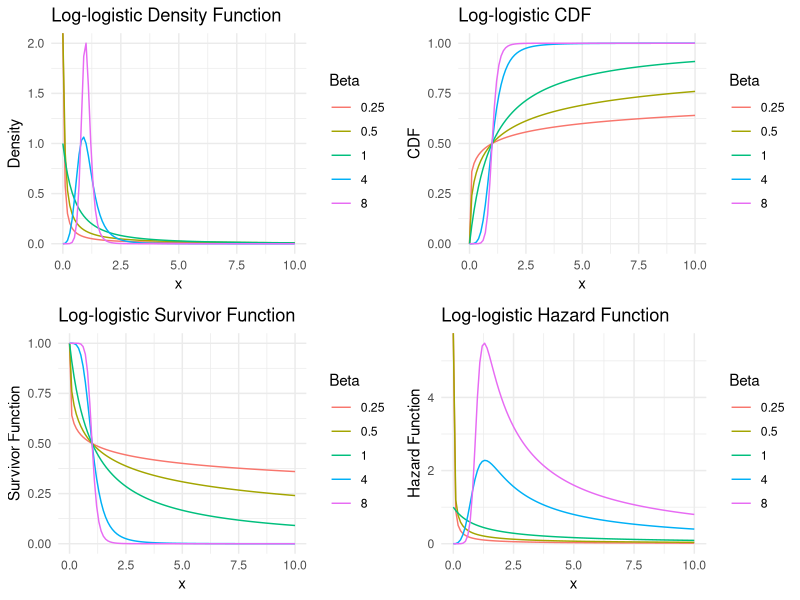
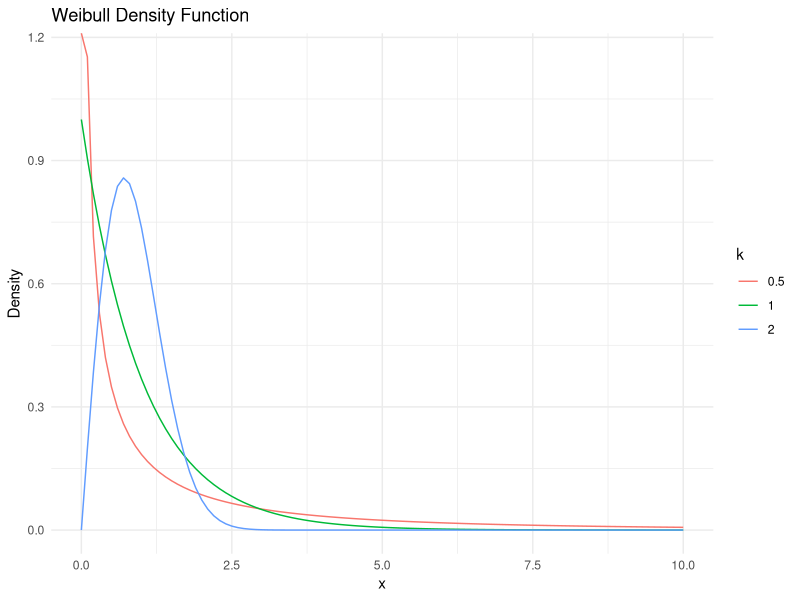
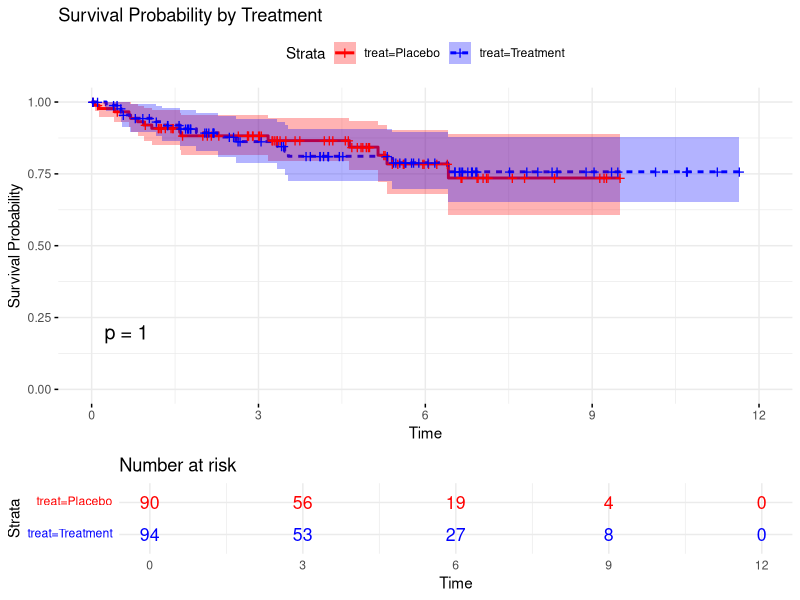
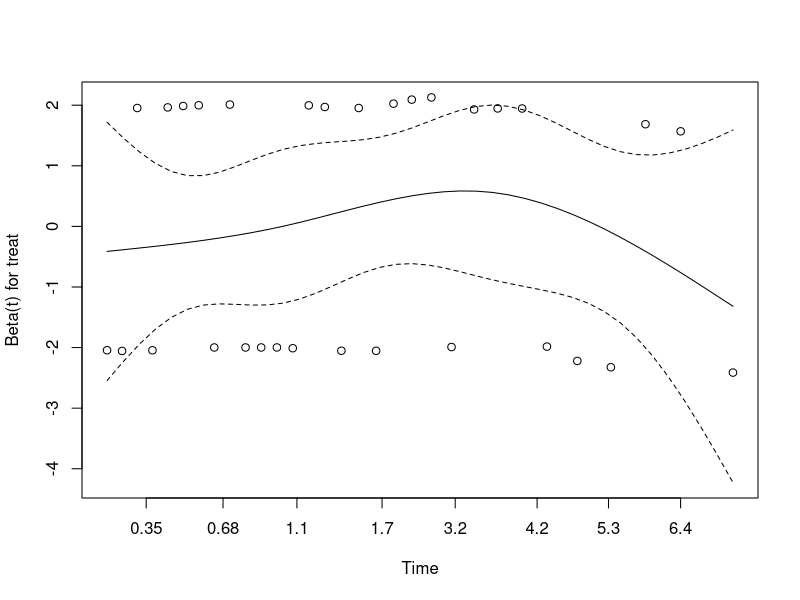
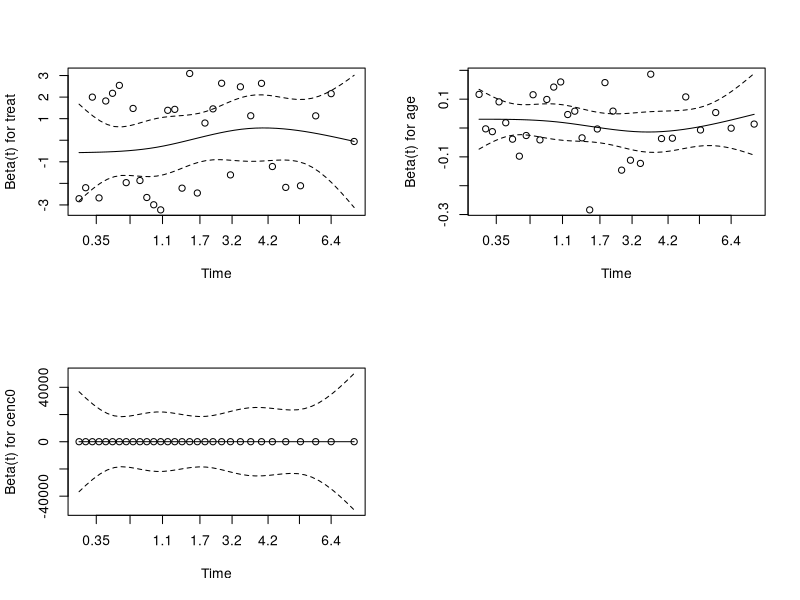

These figures' R source, in order:
## ---- chunk 1

# Set global code chunk options
knitr::opts_chunk$set(
  echo = TRUE,
  warning = FALSE,
  message = FALSE,
  fig.width = 10,
  fig.height = 6
)

## ---- chunk 2


# load required libraries
library("skimr")
library("dplyr")
library("magrittr")
library("ggplot2")
library("survival")
library("survminer")
library("gridExtra")

# define functions
`%notin%` <- Negate(`%in%`)


## ---- chunk 3
log_logistic_density <- function(x, alpha, beta) {
    numerator <- (beta / alpha) * (x / alpha) ^ (beta - 1)
    denominator <- (1 + (x / alpha) ^ beta) ^ 2
    return(numerator / denominator)
}

log_logistic_cdf <- function(x, alpha, beta) {
    numerator <- x ^ beta
    denominator <- alpha ^ beta + x ^ beta	
    return(numerator / denominator)
}

log_logistic_survivor <- function(x, alpha, beta) {
    return(1 - log_logistic_cdf(x, alpha, beta))
}

log_logistic_hazard <- function(x, alpha, beta) {
    return(log_logistic_density(x, alpha, beta) / log_logistic_survivor(x, alpha, beta))
}
## ---- chunk 4
alpha <- 1
beta <- c(0.25, 0.5, 1, 4, 8)
x <- seq(0, 10, 0.1)

# Density function
density_data <- expand.grid(x = x, beta = beta) %>%
  mutate(density = log_logistic_density(x, alpha, beta))

p1 <- ggplot(density_data, aes(x = x, y = density, color = as.factor(beta))) +
  geom_line() +
  labs(title = "Log-logistic Density Function", x = "x", y = "Density", color = "Beta") +
  theme_minimal()

# CDF
cdf_data <- expand.grid(x = x, beta = beta) %>%
  mutate(density = log_logistic_cdf(x, alpha, beta))

p2 <- ggplot(cdf_data, aes(x = x, y = density, color = as.factor(beta))) +
    geom_line() +
    labs(title = "Log-logistic CDF", x = "x", y = "CDF", color = "Beta") +
    theme_minimal()

# Survivor function
survivor_data <- expand.grid(x = x, beta = beta) %>%
  mutate(density = log_logistic_survivor(x, alpha, beta))

p3 <- ggplot(survivor_data, aes(x = x, y = density, color = as.factor(beta))) +
    geom_line() +
    labs(title = "Log-logistic Survivor Function", x = "x", y = "Survivor Function", color = "Beta") +
    theme_minimal()

# Hazard function
hazard_data <- expand.grid(x = x, beta = beta) %>%
  mutate(density = log_logistic_hazard(x, alpha, beta))

p4 <- ggplot(hazard_data, aes(x = x, y = density, color = as.factor(beta))) +
    geom_line() +
    labs(title = "Log-logistic Hazard Function", x = "x", y = "Hazard Function", color = "Beta") +
    theme_minimal()

grid.arrange(p1, p2, p3, p4, ncol = 2)
## ---- chunk 5
sigma <- 1
k <- c(0.5, 1, 2)
x <- seq(0, 10, 0.1)

# k1
density_data <- expand.grid(x = x, k = k) %>%
  mutate(density = dweibull(x, k, sigma))

ggplot(density_data, aes(x = x, y = density, color = as.factor(k))) +
    geom_line() + 
    labs(title = "Weibull Density Function", x = "x", y = "Density", color = "k") +
    theme_minimal()
## ---- chunk 6
pbc_data <- read.table("data/pbc.txt", header = TRUE)
pbc_data$treat <- factor(pbc_data$treat, levels = c(1, 2), labels = c("Placebo", "Treatment"))
skim(pbc_data)

pbc_data$surv <- Surv(pbc_data$time, pbc_data$cenc0)
head(pbc_data$surv)
## ---- chunk 7
sfit <- survfit(surv ~ treat, data = pbc_data)
summary(sfit)

sfit_data <- as.data.frame(sfit$time)
sfit_data$surv <- sfit$surv
sfit_data$strata <- rep(names(sfit$strata), sfit$strata)

ggsurvplot(
  sfit,
  data = pbc_data,
  pval = TRUE,
  conf.int = TRUE,
  risk.table = TRUE,
  risk.table.col = "strata",
  linetype = "strata",
  palette = c("red", "blue"),
  xlab = "Time",
  ylab = "Survival Probability",
  title = "Survival Probability by Treatment",
  ggtheme = theme_minimal()
)

## ---- chunk 8
sdiff <- survdiff(surv ~ treat, data = pbc_data)
sdiff
## ---- chunk 9
cox_model <- coxph(surv ~ treat, data = pbc_data)
summary(cox_model)
## ---- chunk 10
cox_model2 <- coxph(surv ~ treat + age + cenc0, data = pbc_data)
summary(cox_model2)
## ---- chunk 11
# Model 1: Only treatment
cox.zph(cox_model)
plot(cox.zph(cox_model))

# Model 2: Treatment, age and cenc0
par(mfrow = c(2, 2))
cox.zph(cox_model2)
plot(cox.zph(cox_model2))
